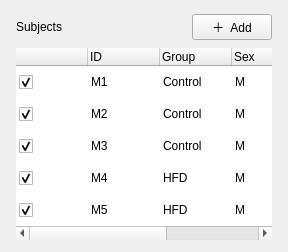
                <widget class="QFrame" name="cardSubjects">
                 <property name="cssClass" stdset="0">
                  <string>card</string>
                 </property>
                 <property name="frameShape">
                  <enum>QFrame::NoFrame</enum>
                 </property>
                 <layout class="QVBoxLayout" name="layout_28">
                  <property name="spacing">
                   <number>8</number>
                  </property>
                  <property name="leftMargin">
                   <number>16</number>
                  </property>
                  <property name="topMargin">
                   <number>14</number>
                  </property>
                  <property name="rightMargin">
                   <number>16</number>
                  </property>
                  <property name="bottomMargin">
                   <number>12</number>
                  </property>
                  <item>
                   <layout class="QHBoxLayout" name="layout_29">
                    <property name="spacing">
                     <number>8</number>
                    </property>
                    <item>
                     <widget class="QLabel" name="lblSubjects">
                      <property name="text">
                       <string>Subjects</string>
                      </property>
                      <property name="cssClass" stdset="0">
                       <string>cardTitle</string>
                      </property>
                     </widget>
                    </item>
                    <item>
                     <spacer name="spacer_14">
                      <property name="orientation">
                       <enum>Qt::Horizontal</enum>
                      </property>
                      <property name="sizeHint" stdset="0">
                       <size>
                        <width>20</width>
                        <height>20</height>
                       </size>
                      </property>
                     </spacer>
                    </item>
                    <item>
                     <widget class="QPushButton" name="btnAddSubject">
                      <property name="text">
                       <string>＋  Add</string>
                      </property>
                      <property name="cssClass" stdset="0">
                       <string>primary</string>
                      </property>
                     </widget>
                    </item>
                   </layout>
                  </item>
                  <item>
                   <widget class="QTableWidget" name="tblSubjects">
                    <property name="frameShape">
                     <enum>QFrame::NoFrame</enum>
                    </property>
                    <property name="editTriggers">
                     <set>QAbstractItemView::NoEditTriggers</set>
                    </property>
                    <property name="selectionBehavior">
                     <enum>QAbstractItemView::SelectRows</enum>
                    </property>
                    <property name="showGrid">
                     <bool>false</bool>
                    </property>
                    <property name="alternatingRowColors">
                     <bool>false</bool>
                    </property>
                    <attribute name="horizontalHeaderStretchLastSection">
                     <bool>true</bool>
                    </attribute>
                    <attribute name="verticalHeaderVisible">
                     <bool>false</bool>
                    </attribute>
                    <attribute name="horizontalHeaderHighlightSections">
                     <bool>false</bool>
                    </attribute>
                    <attribute name="verticalHeaderDefaultSectionSize">
                     <number>32</number>
                    </attribute>
                    <attribute name="horizontalHeaderDefaultSectionSize">
                     <number>72</number>
                    </attribute>
                    <column>
                     <property name="text">
                      <string />
                     </property>
                     <property name="textAlignment">
                      <set>Qt::AlignLeading|Qt::AlignLeft|Qt::AlignVCenter</set>
                     </property>
                    </column>
                    <column>
                     <property name="text">
                      <string>ID</string>
                     </property>
                     <property name="textAlignment">
                      <set>Qt::AlignLeading|Qt::AlignLeft|Qt::AlignVCenter</set>
                     </property>
                    </column>
                    <column>
                     <property name="text">
                      <string>Group</string>
                     </property>
                     <property name="textAlignment">
                      <set>Qt::AlignLeading|Qt::AlignLeft|Qt::AlignVCenter</set>
                     </property>
                    </column>
                    <column>
                     <property name="text">
                      <string>Sex</string>
                     </property>
                     <property name="textAlignment">
                      <set>Qt::AlignLeading|Qt::AlignLeft|Qt::AlignVCenter</set>
                     </property>
                    </column>
                    <column>
                     <property name="text">
                      <string>Weight (g)</string>
                     </property>
                     <property name="textAlignment">
                      <set>Qt::AlignLeading|Qt::AlignLeft|Qt::AlignVCenter</set>
                     </property>
                    </column>
                    <row />
                    <row />
                    <row />
                    <row />
                    <row />
                    <item row="0" column="0">
                     <property name="checkState">
                      <enum>Qt::Checked</enum>
                     </property>
                    </item>
                    <item row="0" column="1">
                     <property name="text">
                      <string>M1</string>
                     </property>
                    </item>
                    <item row="0" column="2">
                     <property name="text">
                      <string>Control</string>
                     </property>
                    </item>
                    <item row="0" column="3">
                     <property name="text">
                      <string>M</string>
                     </property>
                    </item>
                    <item row="0" column="4">
                     <property name="text">
                      <string>25.4</string>
                     </property>
                    </item>
                    <item row="1" column="0">
                     <property name="checkState">
                      <enum>Qt::Checked</enum>
                     </property>
                    </item>
                    <item row="1" column="1">
                     <property name="text">
                      <string>M2</string>
                     </property>
                    </item>
                    <item row="1" column="2">
                     <property name="text">
                      <string>Control</string>
                     </property>
                    </item>
                    <item row="1" column="3">
                     <property name="text">
                      <string>M</string>
                     </property>
                    </item>
                    <item row="1" column="4">
                     <property name="text">
                      <string>28.1</string>
                     </property>
                    </item>
                    <item row="2" column="0">
                     <property name="checkState">
                      <enum>Qt::Checked</enum>
                     </property>
                    </item>
                    <item row="2" column="1">
                     <property name="text">
                      <string>M3</string>
                     </property>
                    </item>
                    <item row="2" column="2">
                     <property name="text">
                      <string>Control</string>
                     </property>
                    </item>
                    <item row="2" column="3">
                     <property name="text">
                      <string>M</string>
                     </property>
                    </item>
                    <item row="2" column="4">
                     <property name="text">
                      <string>22.8</string>
                     </property>
                    </item>
                    <item row="3" column="0">
                     <property name="checkState">
                      <enum>Qt::Checked</enum>
                     </property>
                    </item>
                    <item row="3" column="1">
                     <property name="text">
                      <string>M4</string>
                     </property>
                    </item>
                    <item row="3" column="2">
                     <property name="text">
                      <string>HFD</string>
                     </property>
                    </item>
                    <item row="3" column="3">
                     <property name="text">
                      <string>M</string>
                     </property>
                    </item>
                    <item row="3" column="4">
                     <property name="text">
                      <string>26.3</string>
                     </property>
                    </item>
                    <item row="4" column="0">
                     <property name="checkState">
                      <enum>Qt::Checked</enum>
                     </property>
                    </item>
                    <item row="4" column="1">
                     <property name="text">
                      <string>M5</string>
                     </property>
                    </item>
                    <item row="4" column="2">
                     <property name="text">
                      <string>HFD</string>
                     </property>
                    </item>
                    <item row="4" column="3">
                     <property name="text">
                      <string>M</string>
                     </property>
                    </item>
                    <item row="4" column="4">
                     <property name="text">
                      <string>24.9</string>
                     </property>
                    </item>
                   </widget>
                  </item>
                 </layout>
                </widget>
